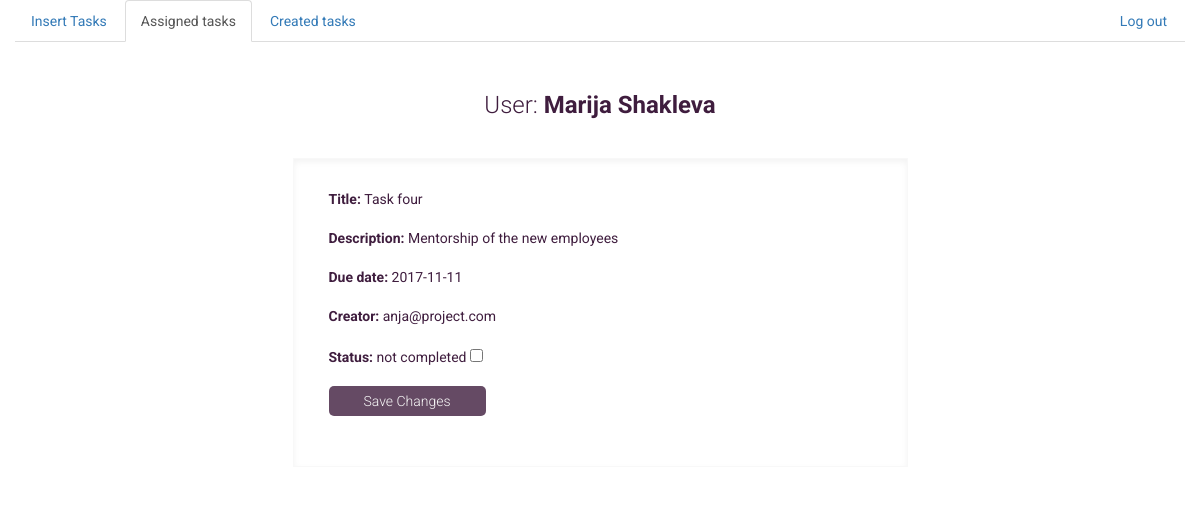
Screenshot of /assigned_tasks.php (signed in) with the database file from the repository.
### tables this page shows
CREATE TABLE `users` (
  `id` int(11) unsigned NOT NULL AUTO_INCREMENT,
  `email` varchar(150) NOT NULL,
  `password` varchar(30) NOT NULL,
  `fullname` varchar(150) NOT NULL,
  PRIMARY KEY (`id`),
  UNIQUE KEY `email_UNIQUE` (`email`)
);

CREATE TABLE `tasks` (
  `id` int(11) unsigned NOT NULL AUTO_INCREMENT,
  `title` varchar(100) NOT NULL,
  `description` varchar(200) NOT NULL,
  `due_date` date NOT NULL,
  `status` tinyint(4) NOT NULL DEFAULT '0',
  `creator` varchar(45) NOT NULL,
  `employee` varchar(50) NOT NULL,
  PRIMARY KEY (`id`)
);

### db.php (called while the page is built, shortened)
<?php
	abstract class DB{
		protected $db;
		protected $table;
		function  __construct(){
			try{
				$this->db = new \PDO("mysql:host=" . self::DB_HOST . ";dbname=" . self::DB_DB, self::DB_USERNAME, self::DB_PASSWORD);
			}catch(\PDOException $ex){
				echo $ex->getMessage();
			}catch(\Exception $ex){
				echo $ex->getMessage();
			}
		}
		public function fetchValues($val, $param){
			$query = "SELECT * FROM {$this->table} WHERE {$param} = '$val'";
			$pdoStatementObject = $this->db->query($query, \PDO::FETCH_ASSOC);
			return $pdoStatementObject->fetchAll();
		}
	}
	class Users extends DB{
		function  __construct(){
			$this->table = 'users';
		}
	}
	class Tasks extends DB{
		function  __construct(){
			$this->table = 'tasks';
		}
	}
?>

### assigned_tasks.php (the view, shortened to what this page needs)
<?php
	include 'logged_in.php';
  $tasks = new \TASKS\Tasks();
  $task = $tasks->fetchValues($user[0]['fullname'], 'employee');
 ?>
<?php
 	foreach($task as $list){
 	 ?>
<div class="row">
 	<div class="col-md-6 col-md-offset-3 tasksBox">
		<form method="POST">
		 <ul class="list-group">
			  <li class="list-group-item listBorder"><b>Title: </b> <?= $list['title'] ;?></li>
			  <li class="list-group-item listBorder"><b>Description: </b> <?= $list['description'] ;?></li>
			  <li class="list-group-item listBorder"><b>Due date: </b> <?= $list['due_date'] ;?></li>
			  <li class="list-group-item listBorder"><b>Creator: </b> <?= $list['creator'] ;?></li>
			   <?php
			   $status = $list['status'];
			  ?>
			  <li class="list-group-item listBorder"><b>Status: </b> <?= ($status == 0) ? 'not completed ' : 'completed ';?>
			  <?php if($status == 0){	$id = $list['id']; echo '
			  <input type="checkbox" name="status" value="1" />
			</li>
			<li class="list-group-item listBorder"><button class="saveButton" type="submit" name="id" value="' .$id. '">Save Changes</button></li>';} ?>
		</ul>
		</form>
	</div>
</div>
<?php  }?>

### logged_in.php (shortened to what this page needs)
<?php
	require 'db.php';
	$users = new \TASKS\Users();
	$user = $users->fetchValues($_SESSION['email'], 'email');
	$phpself = explode("/", "{$_SERVER['PHP_SELF']}");
	$script = $phpself[count($phpself) - 1];
?>
<!DOCTYPE html>
<html lang="en">
<head>
	<link rel="stylesheet" href="https://maxcdn.bootstrapcdn.com/bootstrap/3.3.7/css/bootstrap.min.css">
	<link rel="stylesheet" href="css/style.css">
</head>
<body>
	<div class="container-fluid">
		<ul class="nav nav-tabs">
		  <li role="presentation" <?php if($script == 'insert_tasks.php'){ echo "class='active'"; } ?>><a href="insert_tasks.php">Insert Tasks</a></li>
		  <li role="presentation" <?php if($script == 'assigned_tasks.php'){ echo "class='active'"; } ?>><a href="assigned_tasks.php">Assigned tasks</a></li>
		  <li role="presentation" <?php if($script == 'tasks.php'){ echo "class='active'"; } ?>><a href="tasks.php">Created tasks</a></li>
		  <li style="float: right;"><a href="logout.php">Log out</a></li>
		</ul>
		<h3 class="col-md-4 col-md-offset-4 userStyle">User: <span> <?= $user[0]['fullname']; ?> </span> </h3>
	</div>
</body>
</html>

### css/style.css (style rules this page uses)
html, body { padding: 0; margin: 0; font-family: 'Roboto', sans-serif; }
.userStyle { font-weight: 300; text-align: center; color: rgb(63,29,62); padding: 30px 0px; }
.userStyle span { font-weight: 700; }
.tasksBox { color: rgb(63,29,62); border-color: rgba(247,247,247,0.8); border-style: solid; border-width: 1px; -webkit-box-shadow: inset 0 3px 6px rgba(0,0,0,.05); box-shadow: inset 0 3px 6px rgba(0,0,0,.05); padding: 20px; margin-bottom: 20px; }
.tasksBox input, .tasksBox textarea, .tasksBox select { background-color: rgba(215,215,215,0.05); border: 1px solid #e5e5e5; border-radius: 3px; }
.saveButton { padding: 5px 35px; font-weight: 300; border-radius: 5px; background-color: rgba(63,29,62,0.8); border: none; color: #f7f7f7; outline: none; }
.listBorder { border: none; }

### rows the page displays
users: fullname "Marija Shakleva"
tasks: title "Task four", description "Mentorship of the new employees", due_date "2017-11-11", creator "anja@project.com", status "not completed", $id 24 (drawn)
